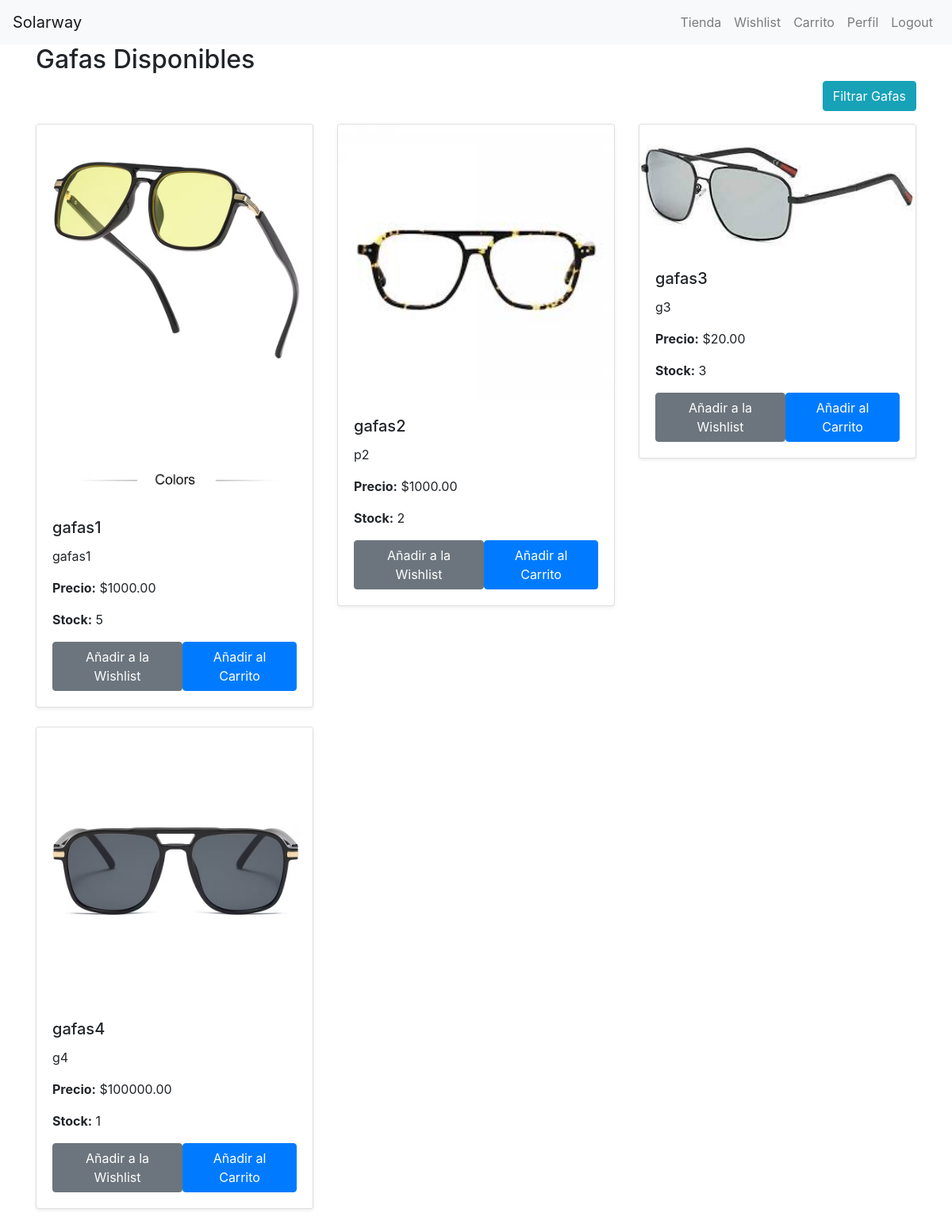
Page /accounts/gafas/ (signed in) on the earlier database version.
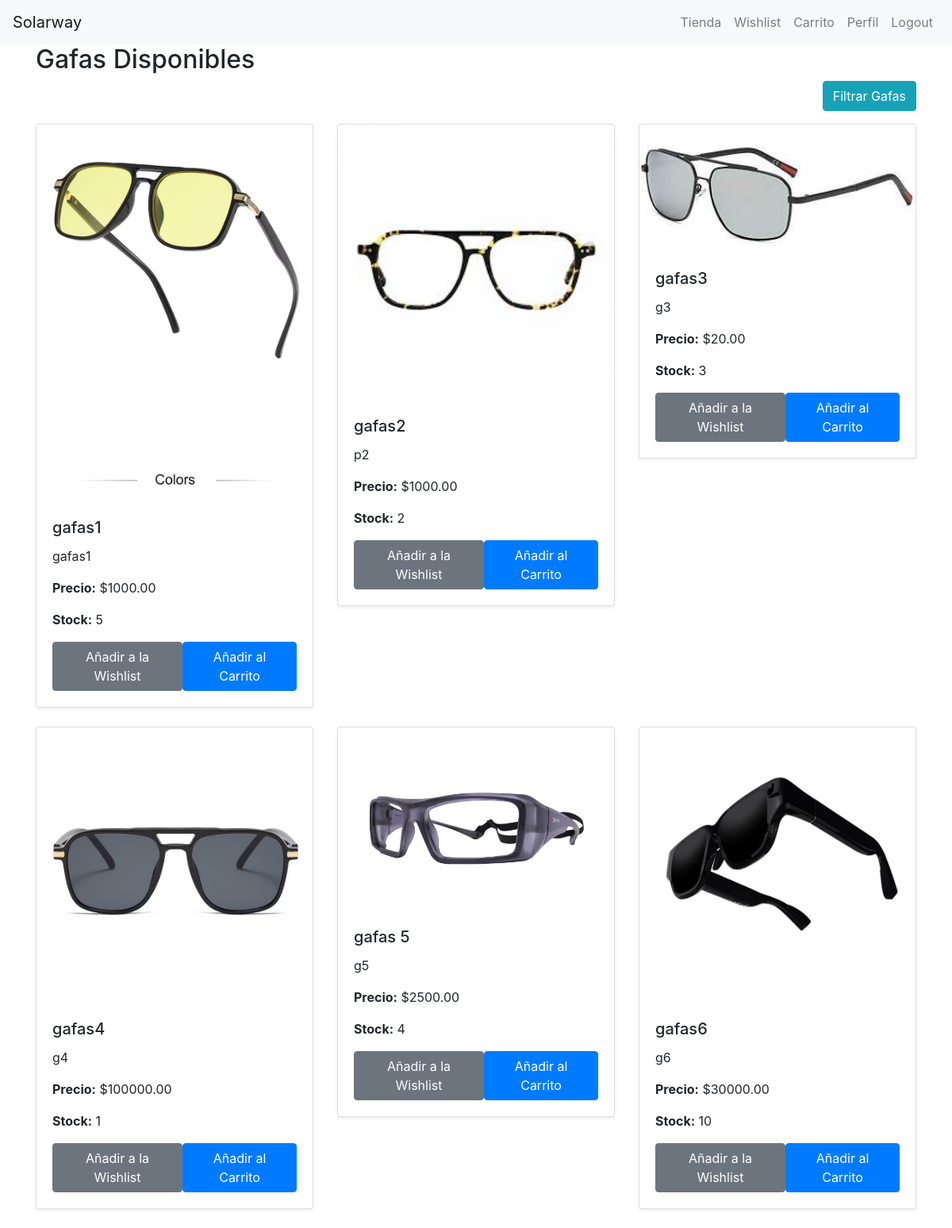
Same page on the later database version.
### accounts/models.py (models this page shows, shortened)
class Gafas(models.Model):
    nombre = models.CharField(max_length=100)
    descripcion = models.TextField()
    precio = models.DecimalField(max_digits=10, decimal_places=2)
    stock = models.IntegerField()
    imagen = models.ImageField(upload_to='gafas/')

### accounts/views.py (the view)
# urls.py: path('gafas/', gafas_list, name='gafas_list'),
@login_required
def gafas_list(request):
    gafas = Gafas.objects.all()
    min_price = request.GET.get('min_price')
    max_price = request.GET.get('max_price')
    min_stock = request.GET.get('min_stock')
    max_stock = request.GET.get('max_stock')
    order_by = request.GET.get('order_by')
    if min_price:
        gafas = gafas.filter(precio__gte=min_price)
    if max_price:
        gafas = gafas.filter(precio__lte=max_price)
    if min_stock:
        gafas = gafas.filter(stock__gte=min_stock)
    if max_stock:
        gafas = gafas.filter(stock__lte=max_stock)
    if order_by:
        gafas = gafas.order_by(order_by)
    return render(request, 'accounts/gafas_list.html', {'gafas': gafas})

### accounts/templates/accounts/gafas_list.html (shortened to what this page needs)
{% extends 'base.html' %}
{% block content %}
<h2>Gafas Disponibles</h2>
<div class="row mb-3">
    <div class="col-md-12 text-right">
        <button class="btn btn-info" data-toggle="collapse" data-target="#filterForm" aria-expanded="false" aria-controls="filterForm">Filtrar Gafas</button>
    </div>
</div>
<div class="row">
    {% for gafa in gafas %}
    <div class="col-md-4">
        <div class="card mb-4 shadow-sm">
            <img src="{{ gafa.imagen.url }}" class="card-img-top" alt="{{ gafa.nombre }}">
            <div class="card-body">
                <h5 class="card-title">{{ gafa.nombre }}</h5>
                <p class="card-text">{{ gafa.descripcion }}</p>
                <p class="card-text"><strong>Precio:</strong> ${{ gafa.precio }}</p>
                <p class="card-text"><strong>Stock:</strong> {{ gafa.stock }}</p>
                <div class="d-flex justify-content-between">
                    <form method="post" action="{% url 'add_to_wishlist' gafa.id %}">
                        <button type="submit" class="btn btn-secondary">Añadir a la Wishlist</button>
                    </form>
                    <form method="post" action="{% url 'add_to_cart' gafa.id %}">
                        <button type="submit" class="btn btn-primary">Añadir al Carrito</button>
                    </form>
                </div>
            </div>
        </div>
    </div>
    {% endfor %}
</div>
{% endblock %}

### accounts/templates/base.html (shortened to what this page needs)
<!DOCTYPE html>
<html lang="en">
<head>
    <link rel="stylesheet" href="https://stackpath.bootstrapcdn.com/bootstrap/4.5.2/css/bootstrap.min.css">
</head>
<body>
    <nav class="navbar navbar-expand-lg navbar-light bg-light">
        <a class="navbar-brand" href="#">Solarway</a>
        <div class="collapse navbar-collapse" id="navbarNav">
            <ul class="navbar-nav ml-auto">
                <li class="nav-item">
                    <a class="nav-link" href="{% url 'gafas_list' %}">Tienda</a>
                </li>
                {% if user.is_authenticated %}
                    <li class="nav-item">
                        <a class="nav-link" href="{% url 'wishlist' %}">Wishlist</a>
                    </li>
                    <li class="nav-item">
                        <a class="nav-link" href="{% url 'cart' %}">Carrito</a>
                    </li>
                    <li class="nav-item">
                        <a class="nav-link" href="{% url 'profile' %}">Perfil</a>
                    </li>
                    <li class="nav-item">
                        <a class="nav-link" href="{% url 'logout' %}">Logout</a>
                    </li>
                {% endif %}
            </ul>
        </div>
    </nav>
    <div class="container">
        {% block content %}
        {% endblock %}
    </div>
</body>
</html>

Differences in the rows shown:
added Gafas: imagen (picture), nombre "gafas 5", descripcion "g5", precio "2500.00", stock "4"
added Gafas: imagen (picture), nombre "gafas6", descripcion "g6", precio "30000.00", stock "10"
